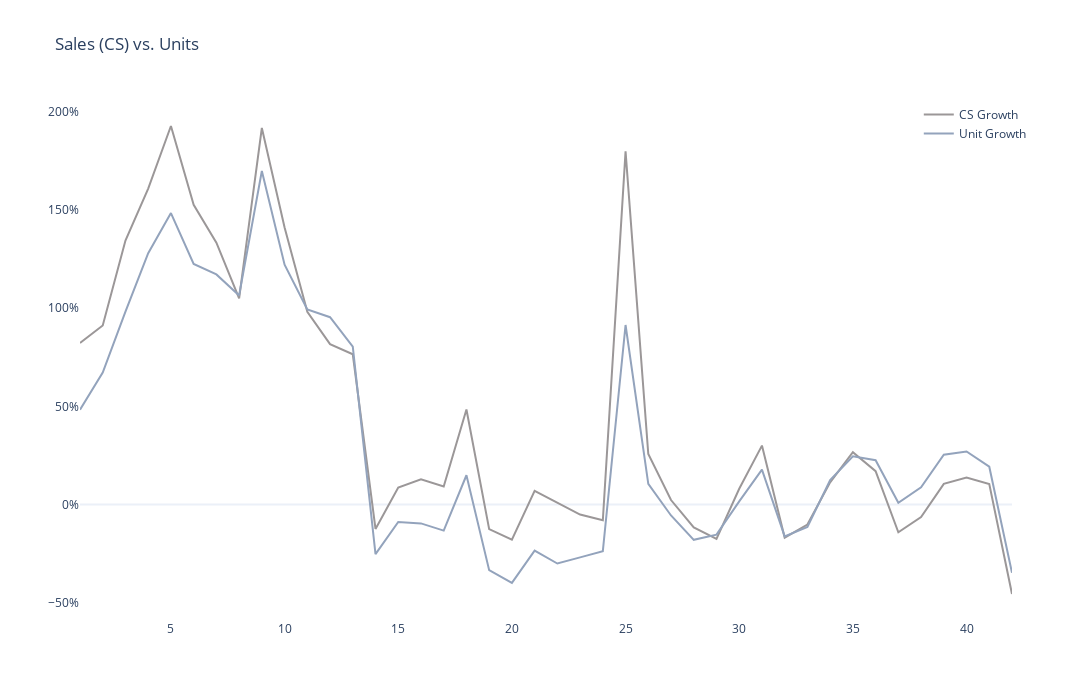

Write notebook code for a chart like this one.
### Code cell
import plotly.graph_objects as go

fig = go.Figure()
fig.add_trace(go.Scatter(
    x=eu7["Calendar Week"], y=eu7["Sales Growth"],
    name='CS Growth',
    mode='lines',
    marker_color='#9B9798'
))
fig.add_trace(go.Scatter(
    x=eu7["Calendar Week"], y=eu7["Unit Growth"],
    name='Unit Growth',
    marker_color='#93A3BC'
))
fig.update_layout(
    title = 'Sales (CS) vs. Units',
    autosize = False,
    width = 1300,
    height = 700,
    yaxis=dict(ticksuffix="%"),
    template = "plotly_white",
    hovermode='x'
)
fig.update_layout(
    legend=dict(
        x=0.90,
        y=1,
    ))
fig.update_xaxes(showgrid=False)
fig.update_yaxes(showgrid=False)
fig.show()

### Figure 1 — Plotly figure (JSON) as saved in the notebook; plotly's stock layout.template omitted (floating-point values rounded to 4 significant figures)
{"data": [{"marker": {"color": "#9B9798"}, "mode": "lines", "name": "CS Growth", "type": "scatter", "x": [1, 2, 3, 4, 5, 6, 7, 8, 9, 10, 11, 12, 13, 14, 15, 16, 17, 18, 19, 20, 21, 22, 23, 24, 25, 26, 27, 28, 29, 30, 31, 32, 33, 34, 35, 36, 37, 38, 39, 40, 41, 42], "y": [82.29, 91.2, 134.5, 160.9, 192.9, 152.7, 133.4, 105.0, 191.9, 141.1, 98.22, 81.69, 76.53, -12.49, 8.59, 12.83, 9.1, 48.41, -12.59, -17.94, 6.92, 0.66, -5.17, -8.09, 179.9, 25.71, 2.24, -11.69, -17.62, 7.98, 29.98, -16.91, -10.23, 11.28, 26.64, 16.97, -14.21, -6.42, 10.49, 13.76, 10.36, -45.65]}, {"marker": {"color": "#93A3BC"}, "name": "Unit Growth", "type": "scatter", "x": [1, 2, 3, 4, 5, 6, 7, 8, 9, 10, 11, 12, 13, 14, 15, 16, 17, 18, 19, 20, 21, 22, 23, 24, 25, 26, 27, 28, 29, 30, 31, 32, 33, 34, 35, 36, 37, 38, 39, 40, 41, 42], "y": [48.31, 67.19, 98.28, 128.0, 148.5, 122.6, 117.2, 106.5, 169.9, 122.2, 99.43, 95.43, 80.41, -25.31, -8.95, -9.66, -13.33, 14.87, -33.49, -39.95, -23.57, -30.12, -26.98, -23.84, 91.44, 10.52, -5.63, -18.05, -15.4, 1.56, 17.73, -16.31, -11.49, 12.44, 24.51, 22.53, 0.81, 8.71, 25.31, 26.99, 19.23, -34.86]}], "layout": {"autosize": false, "height": 700, "hovermode": "x", "legend": {"x": 0.9, "y": 1}, "title": {"text": "Sales (CS) vs. Units"}, "width": 1300, "xaxis": {"showgrid": false}, "yaxis": {"showgrid": false, "ticksuffix": "%"}}}
